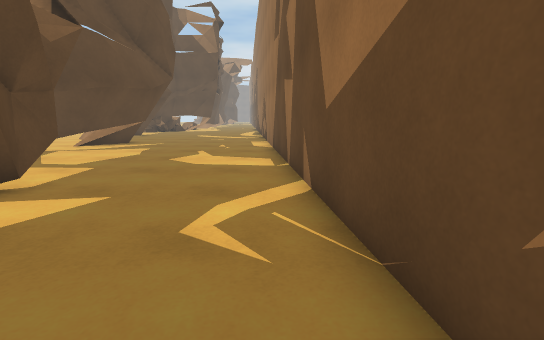
View 1 (above)

15 first-person views from a walk through a Unity game level. The camera is 1.2 m above the floor, tilts 10° down and sees 85° across. The floor is counted in squares, 1 m on a side. Each view is taken from the middle of a square. On the plan, view 1 faces up. The plan holds only what a view shows up to about 13 squares ahead; the rest is blank. The place goes on beyond the plan.

View 2
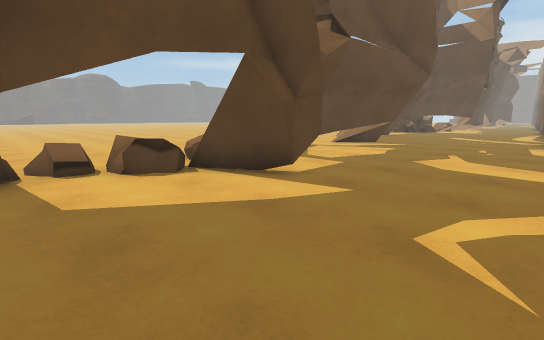

View 3
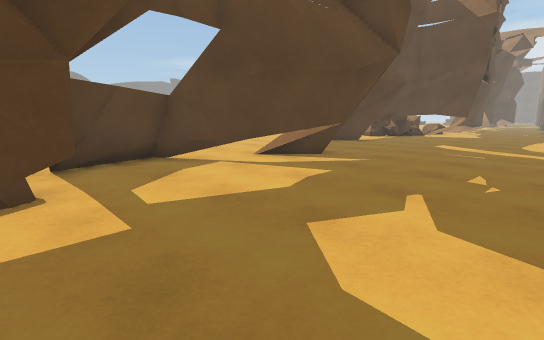

View 4
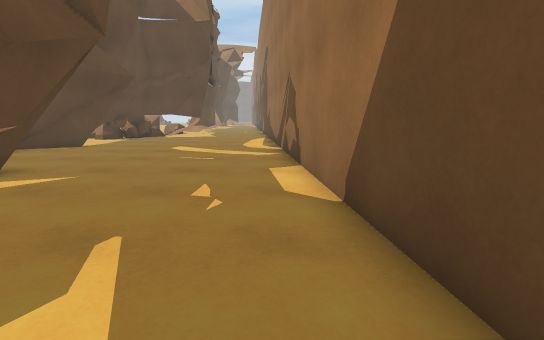

View 5
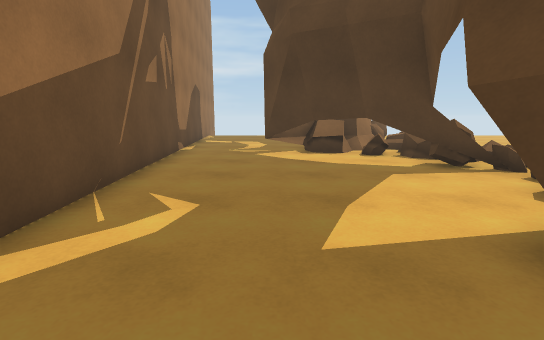

View 6
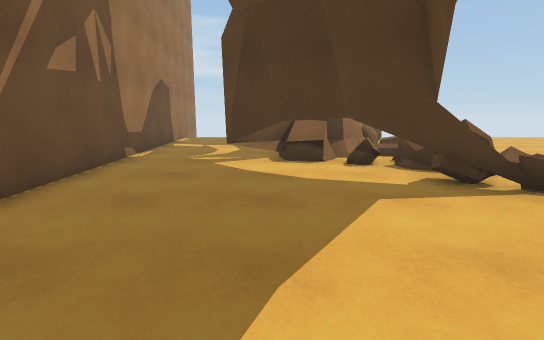

View 7
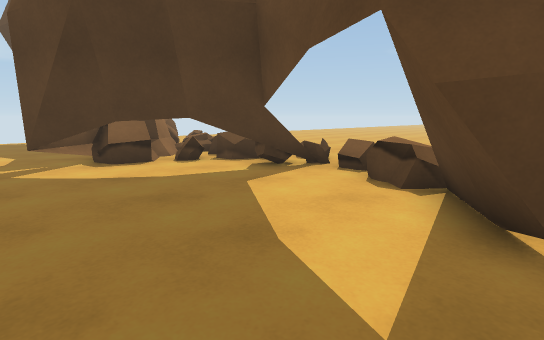

View 8
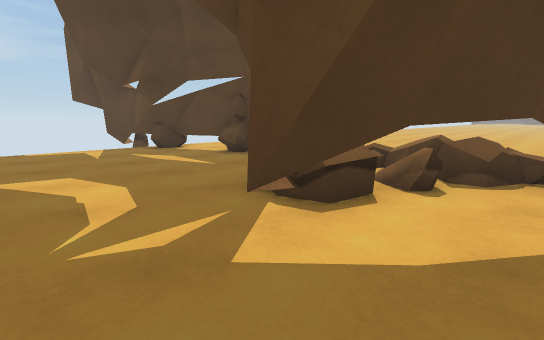

View 9
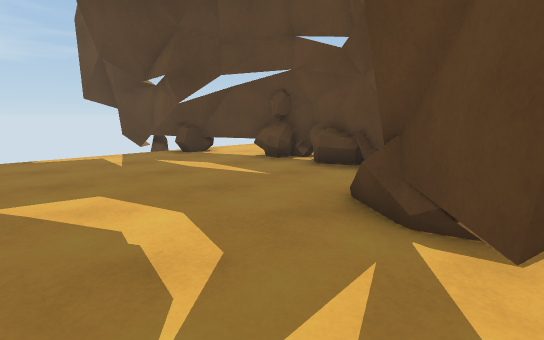

View 10
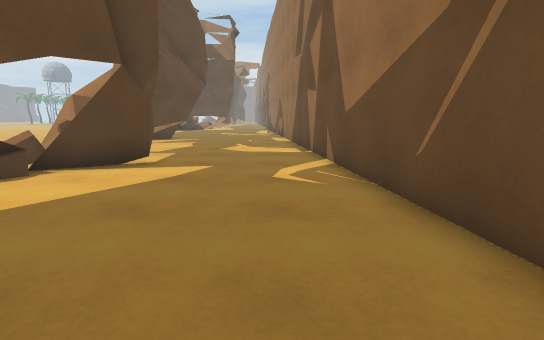

View 11
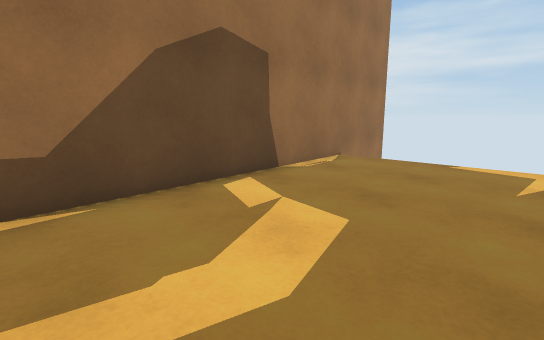

View 12
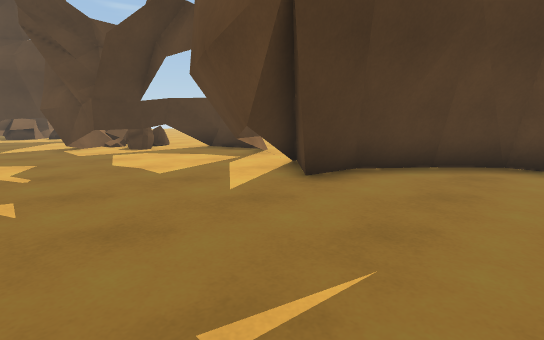

View 13
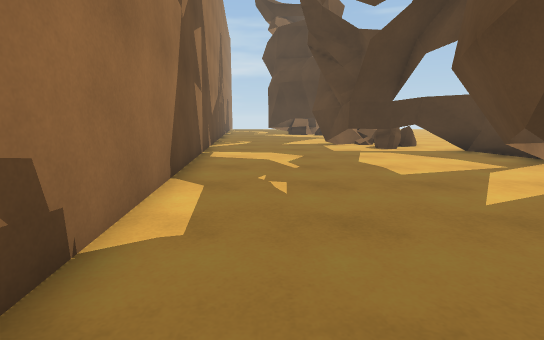

View 14
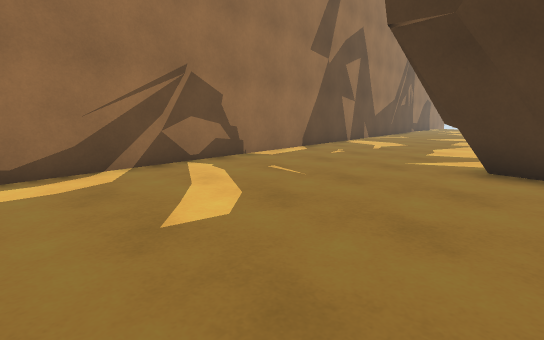

View 15
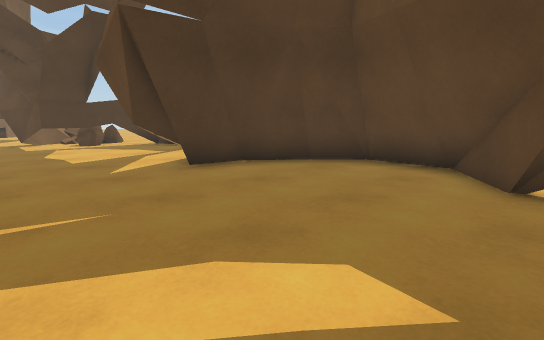

### Floor plan
Key: @ floor where view 1 was taken; # wall or solid block; x gap in a wall; . main floor; : floor 0.25 m higher than the main floor; + floor 0.5 m higher than the main floor; * floor 0.75 m higher than the main floor; / step, stairs or slope; = window, fence, low wall or low ledge; T thing the floor can be seen under or through; O other object.
Columns run from 16 left of view 1 to 2 right of it. Each row starts with its distance up from view 1.
 22         . .....#
 21        ##......#
 20       ##.......#
 19      ###.......#
 18      =#........ #
 17      =##........#
 16       =##.......#
 15        =###.....#
 14      ....##.....#
 13      ...==#.....#
 12      .../TT.....#
 11       ./TT......#
 10       =TT.......#
  9       .#........#
  8        #........#
  7        =####....##
  6        ./x+#.....#
  5        .=# ##....#
  4   ..    ..=##....#
  3   .....  =O#.....#
  2 ...   ..== ......#
  1 ........OOT......#
  0        ..=TT....@#
 -1        ...=TT....#
 -2        /.*:*TTT..#
 -3         ====+=T..#
 -4         =#.=TT...##
 -5         =####.....#
 -6    ..    =#.......#
 -7   ...    ##.......#
 -8   ..    ##........#
 -9          ##.......#
-10          ##.......#
-11          .#.......#
-12         ..##......#
-13         .. #......#
-14            #      #

Where each view was taken, in squares from view 1:
view 1: 0 up, 0 right, facing up
view 2: 0 up, 0 right, facing up-left
view 3: 6 up, 1 left, facing up-left
view 4: 8 up, 1 left, facing up
view 5: 7 up, 2 left, facing down
view 6: 5 up, 3 left, facing down
view 7: 5 up, 1 left, facing down-left
view 8: 1 down, 0 right, facing down-left
view 9: 3 down, 0 right, facing down-left
view 10: 3 down, 1 left, facing up
view 11: 5 down, 3 left, facing down-right
view 12: 18 up, 2 left, facing down-left
view 13: 18 up, 2 left, facing down
view 14: 22 up, 8 left, facing down-right
view 15: 21 up, 3 left, facing down-left
